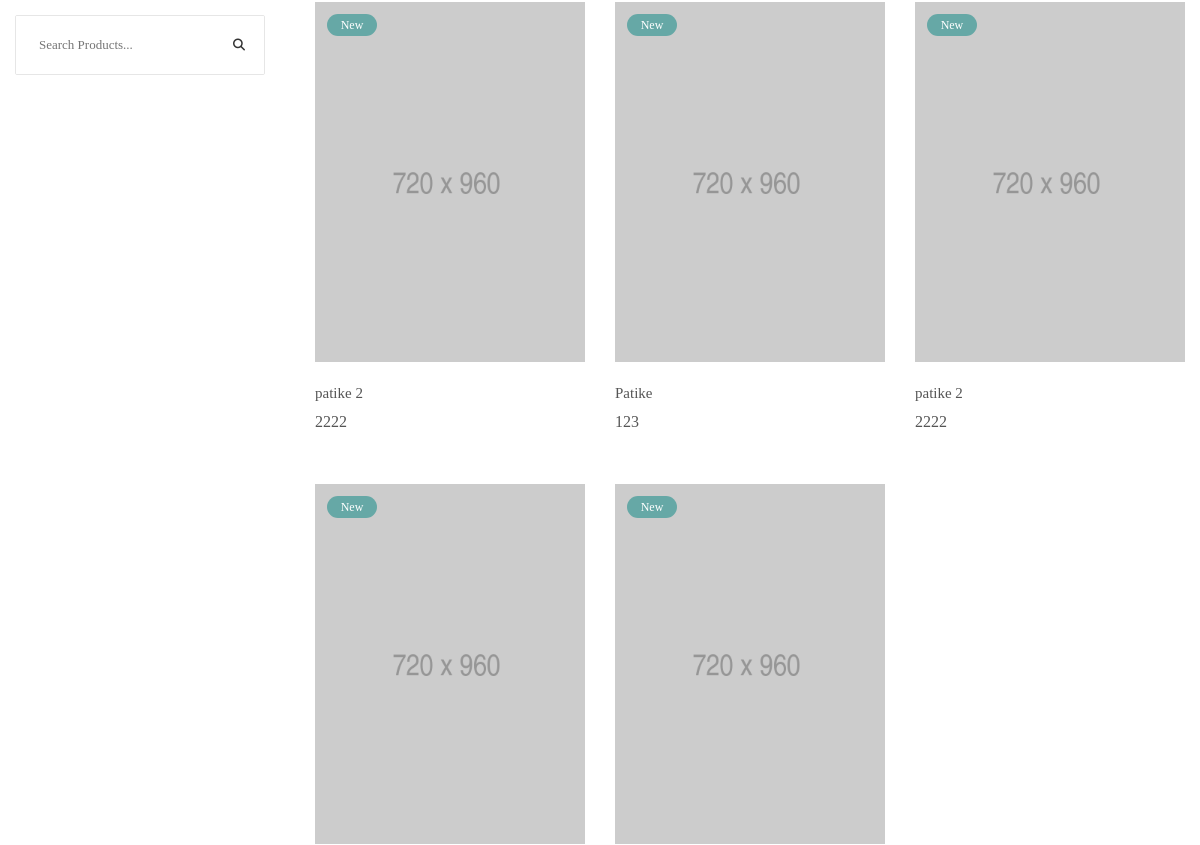
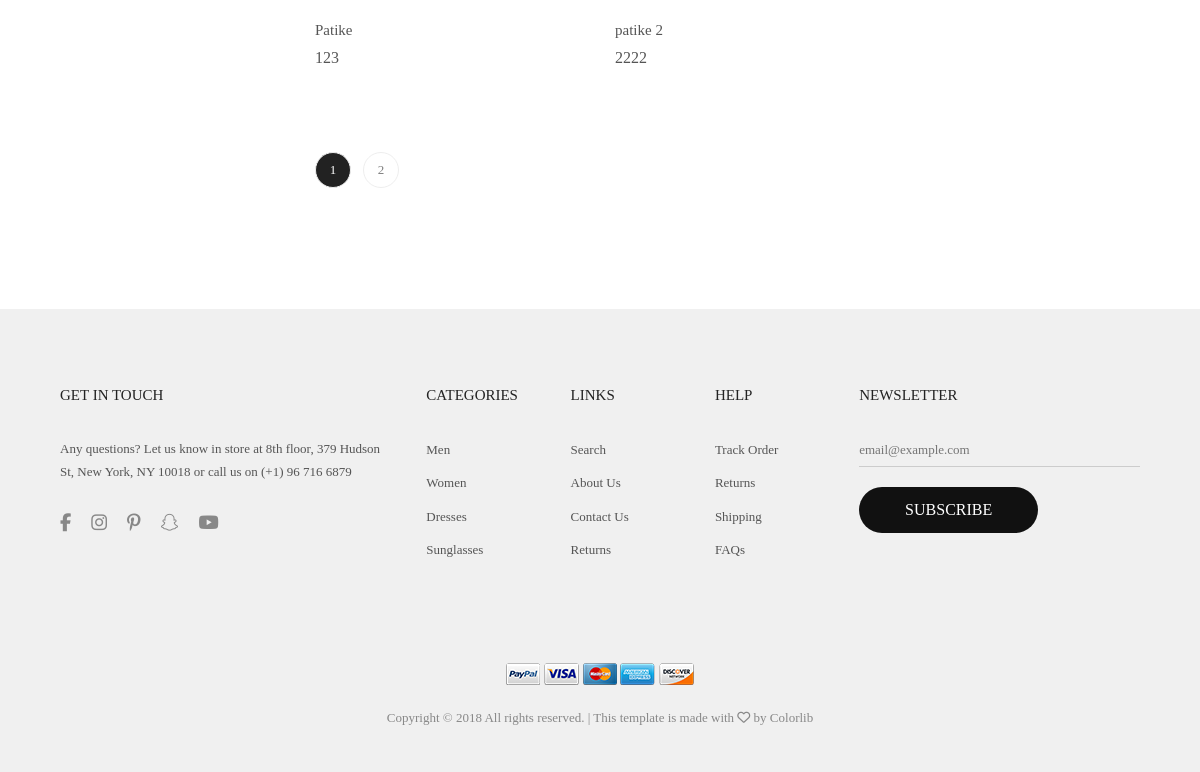
The app's page /index.php?page=shop (lower part), older data (2 pictures, top to bottom).
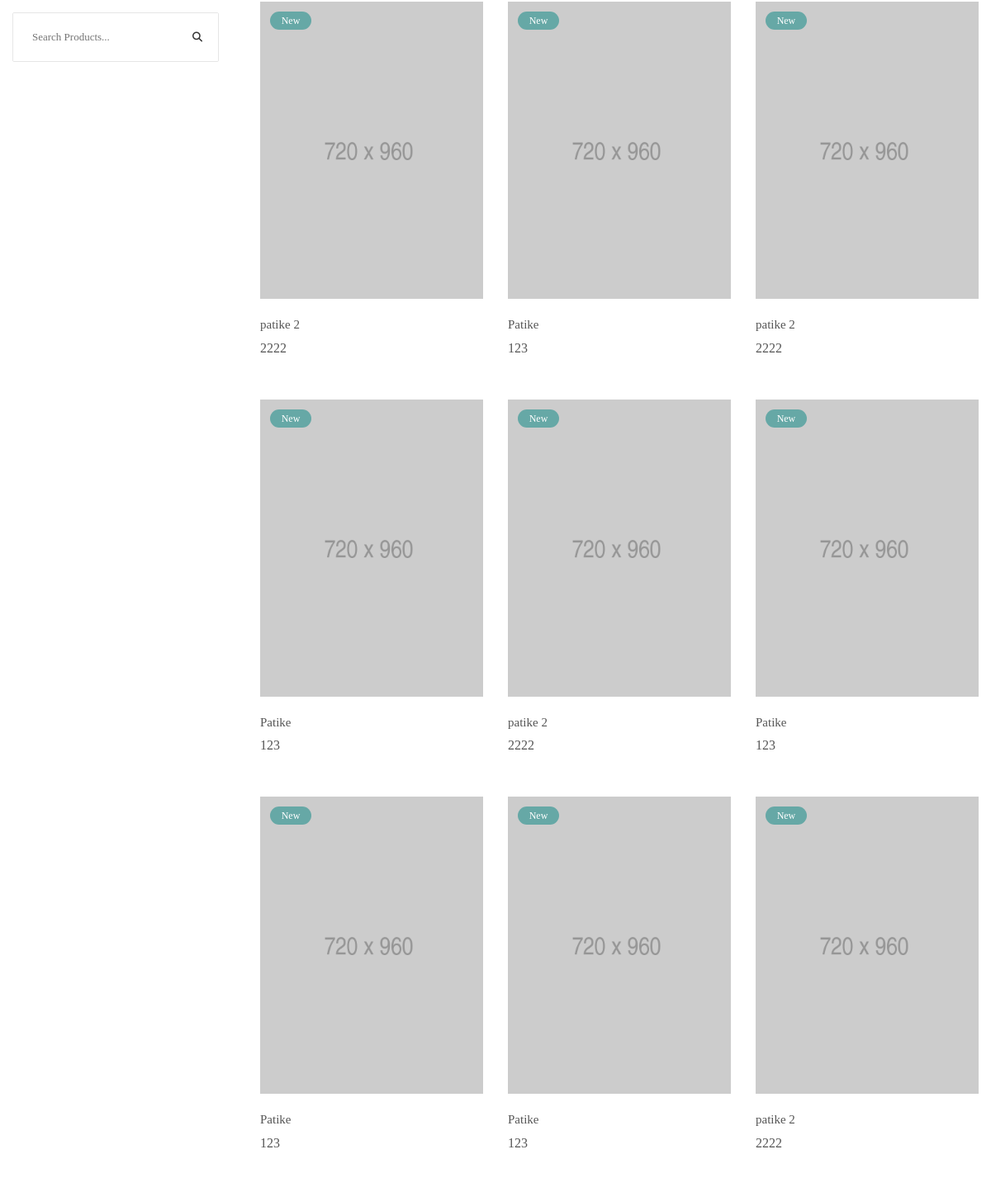
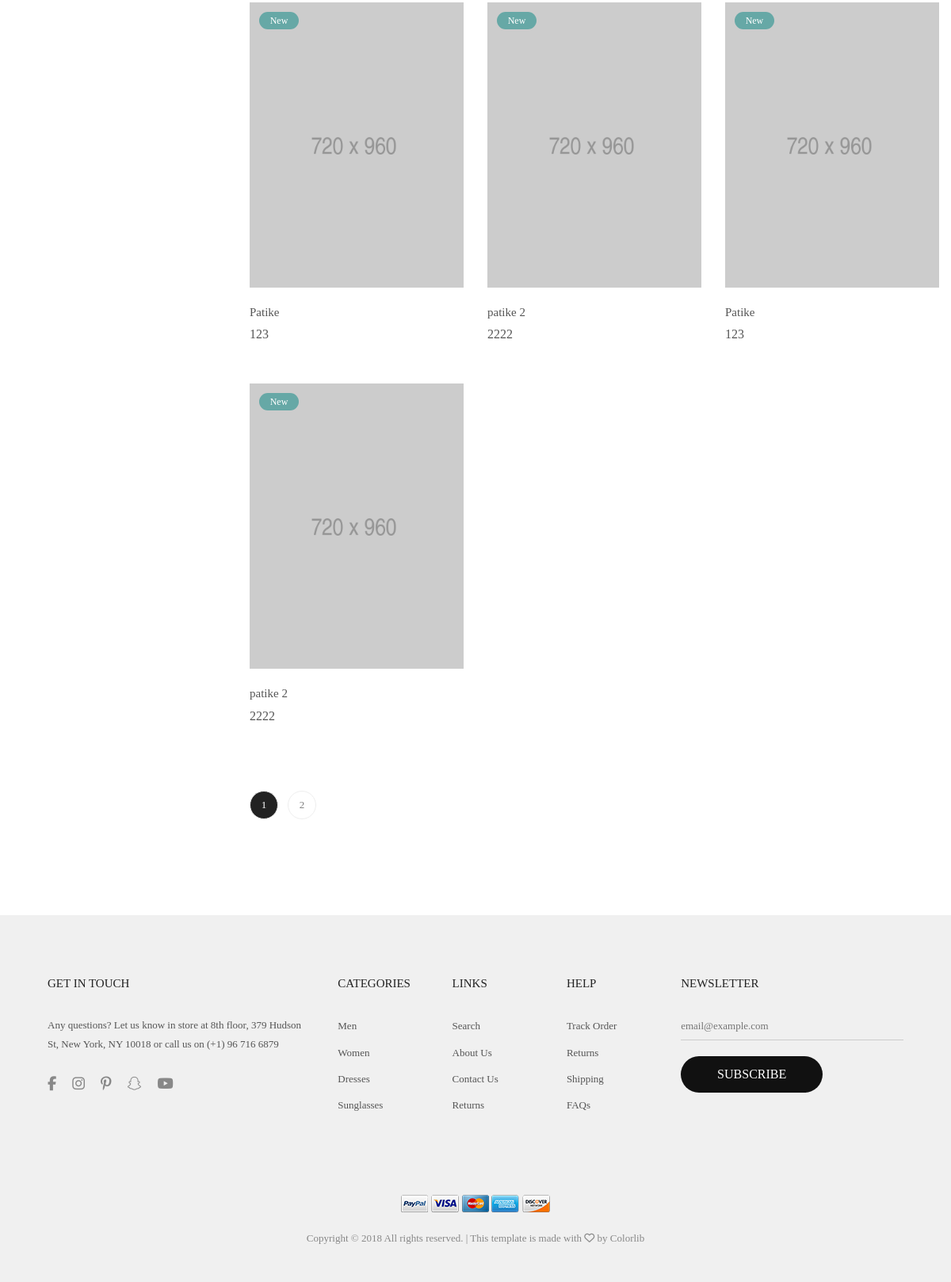
The same page, newer data (2 pictures, top to bottom).
### tables this page shows
CREATE TABLE `pictures` (
  `id` int(11) NOT NULL,
  `src` varchar(255) NOT NULL,
  `alt` varchar(255) NOT NULL,
  `product_id` int(11) NOT NULL
);

CREATE TABLE `products` (
  `id` int(11) NOT NULL,
  `product_name` text NOT NULL,
  `price` double NOT NULL,
  `description` text NOT NULL,
  `category_id` int(11) NOT NULL,
  `date` date NOT NULL
);

### config/connection.php (called while the page is built, shortened)
<?php
try {
    $conn = new PDO("mysql:host=".SERVER.";dbname=".DATABASE.";charset=utf8", USERNAME, PASSWORD);
    $conn->setAttribute(PDO::ATTR_DEFAULT_FETCH_MODE, PDO::FETCH_OBJ);
    $conn->setAttribute(PDO::ATTR_ERRMODE, PDO::ERRMODE_EXCEPTION);
}
catch(PDOException $ex){
    echo $ex->getMessage();
}
function executeQuery($query){
    global $conn;
    return $conn->query($query)->fetchAll();
}

### models/products/product_functions.php (called while the page is built, shortened)
<?php
    function getAllProductsWithPicture(){
        return executeQuery("SELECT * FROM products p INNER JOIN pictures i ON p.id=i.product_id ");
    }
?>

### pages/views/products.php (the view, shortened to what this page needs)
<section class="bgwhite p-t-55 p-b-65">
		<div class="container">
			<div class="row">
				<div class="col-sm-6 col-md-4 col-lg-3 p-b-50">
					<div class="leftbar p-r-20 p-r-0-sm">
						<div class="filter-color p-t-22 p-b-50 bo3">
						</div>
						<div class="search-product pos-relative bo4 of-hidden">
							<input class="s-text7 size6 p-l-23 p-r-50" type="text" name="search-product" placeholder="Search Products...">
							<button class="flex-c-m size5 ab-r-m color2 color0-hov trans-0-4">
								<i class="fs-12 fa fa-search" aria-hidden="true"></i>
							</button>
						</div>
					</div>
				</div>
				<div class="col-sm-6 col-md-8 col-lg-9 p-b-50">
					<div class="row">
					<?php
						require_once "models/products/product_functions.php";
						$products = getAllProductsWithPicture();
						foreach($products as $product):
					?>
						<div class="col-sm-12 col-md-6 col-lg-4 p-b-50">
							<div class="block2">
								<div class="block2-img wrap-pic-w of-hidden pos-relative block2-labelnew">
									<img src="images/<?=$product->src?>" alt="<?=$product->alt ?>">
								</div>
								<div class="block2-txt p-t-20">
									<a href="index.php?page=product&id=<?=$product->product_id?>" class="block2-name dis-block s-text3 p-b-5">
										<?= $product->product_name ?>
									</a>
									<span class="block2-price m-text6 p-r-5">
										<?=$product->price?>
									</span>
								</div>
							</div>
						</div>
						<?php endforeach; ?>
					</div>
					<div class="pagination flex-m flex-w p-t-26">
						<a href="#" class="item-pagination flex-c-m trans-0-4 active-pagination">1</a>
						<a href="#" class="item-pagination flex-c-m trans-0-4">2</a>
					</div>
				</div>
			</div>
		</div>
	</section>

### pages/components/head.php (shortened to what this page needs)
<!DOCTYPE html>
<html lang="en">
<head>
	<link rel="stylesheet" type="text/css" href="vendor/bootstrap/css/bootstrap.min.css">
	<link rel="stylesheet" type="text/css" href="fonts/font-awesome-4.7.0/css/font-awesome.min.css">
	<link rel="stylesheet" type="text/css" href="fonts/themify/themify-icons.css">
	<link rel="stylesheet" type="text/css" href="fonts/Linearicons-Free-v1.0.0/icon-font.min.css">
	<link rel="stylesheet" type="text/css" href="fonts/elegant-font/html-css/style.css">
	<link rel="stylesheet" type="text/css" href="vendor/animate/animate.css">
	<link rel="stylesheet" type="text/css" href="vendor/css-hamburgers/hamburgers.min.css">
	<link rel="stylesheet" type="text/css" href="vendor/animsition/css/animsition.min.css">
	<link rel="stylesheet" type="text/css" href="vendor/select2/select2.min.css">
	<link rel="stylesheet" type="text/css" href="vendor/daterangepicker/daterangepicker.css">
	<link rel="stylesheet" type="text/css" href="vendor/slick/slick.css">
	<link rel="stylesheet" type="text/css" href="vendor/lightbox2/css/lightbox.min.css">
	<link rel="stylesheet" type="text/css" href="css/util.css">
	<link rel="stylesheet" type="text/css" href="css/main.css">
	<link rel="stylesheet" type="text/css" href="css/moj.css">
</head>
<body class="animsition">

### index.php (shortened to what this page needs)
<?php
	include "config/connection.php";
	include "pages/components/head.php";
	if(isset($_GET['page'])){
		switch($_GET['page']){
			case 'shop':
			include "pages/views/products.php";
			break;
		}
	}
	else
	{
		include "pages/views/main.php";
	}
	include "pages/components/footer.php";
?>

### pages/components/footer.php (shortened to what this page needs)
<footer class="bg6 p-t-45 p-b-43 p-l-45 p-r-45">
		<div class="flex-w p-b-90">
			<div class="w-size6 p-t-30 p-l-15 p-r-15 respon3">
				<h4 class="s-text12 p-b-30">
					GET IN TOUCH
				</h4>
				<div>
					<p class="s-text7 w-size27">
						Any questions? Let us know in store at 8th floor, 379 Hudson St, New York, NY 10018 or call us on (+1) 96 716 6879
					</p>
					<div class="flex-m p-t-30">
						<a href="#" class="fs-18 color1 p-r-20 fa fa-facebook"></a>
						<a href="#" class="fs-18 color1 p-r-20 fa fa-instagram"></a>
						<a href="#" class="fs-18 color1 p-r-20 fa fa-pinterest-p"></a>
						<a href="#" class="fs-18 color1 p-r-20 fa fa-snapchat-ghost"></a>
						<a href="#" class="fs-18 color1 p-r-20 fa fa-youtube-play"></a>
					</div>
				</div>
			</div>
			<div class="w-size7 p-t-30 p-l-15 p-r-15 respon4">
				<h4 class="s-text12 p-b-30">
					Categories
				</h4>
				<ul>
					<li class="p-b-9">
						<a href="#" class="s-text7">
							Men
						</a>
					</li>
					<li class="p-b-9">
						<a href="#" class="s-text7">
							Women
						</a>
					</li>
					<li class="p-b-9">
						<a href="#" class="s-text7">
							Dresses
						</a>
					</li>
					<li class="p-b-9">
						<a href="#" class="s-text7">
							Sunglasses
						</a>
					</li>
				</ul>
			</div>
			<div class="w-size7 p-t-30 p-l-15 p-r-15 respon4">
				<h4 class="s-text12 p-b-30">
					Links
				</h4>
				<ul>
					<li class="p-b-9">
						<a href="#" class="s-text7">
							Search
						</a>
					</li>
					<li class="p-b-9">
						<a href="#" class="s-text7">
							About Us
						</a>
					</li>
					<li class="p-b-9">
						<a href="#" class="s-text7">
							Contact Us
						</a>
					</li>
					<li class="p-b-9">
						<a href="#" class="s-text7">
							Returns
						</a>
					</li>
				</ul>
			</div>
			<div class="w-size7 p-t-30 p-l-15 p-r-15 respon4">
				<h4 class="s-text12 p-b-30">
					Help
				</h4>
				<ul>
					<li class="p-b-9">
						<a href="#" class="s-text7">
							Track Order
						</a>
					</li>
					<li class="p-b-9">
						<a href="#" class="s-text7">
							Returns
						</a>
					</li>
					<li class="p-b-9">
						<a href="#" class="s-text7">
							Shipping
						</a>
					</li>
					<li class="p-b-9">
						<a href="#" class="s-text7">
							FAQs
						</a>
					</li>
				</ul>
			</div>
			<div class="w-size8 p-t-30 p-l-15 p-r-15 respon3">
				<h4 class="s-text12 p-b-30">
					Newsletter
				</h4>
				<form>
					<div class="effect1 w-size9">
						<input class="s-text7 bg6 w-full p-b-5" type="text" name="email" placeholder="email@example.com">
					</div>
					<div class="w-size2 p-t-20">
						<button class="flex-c-m size2 bg4 bo-rad-23 hov1 m-text3 trans-0-4">
							Subscribe
						</button>
					</div>
				</form>
			</div>
		</div>
		<div class="t-center p-l-15 p-r-15">
			<a href="#">
				<img class="h-size2" src="images/icons/paypal.png" alt="IMG-PAYPAL">
			</a>
			<a href="#">
				<img class="h-size2" src="images/icons/visa.png" alt="IMG-VISA">
			</a>
			<a href="#">
				<img class="h-size2" src="images/icons/mastercard.png" alt="IMG-MASTERCARD">
			</a>
			<a href="#">
				<img class="h-size2" src="images/icons/express.png" alt="IMG-EXPRESS">
			</a>
			<a href="#">
				<img class="h-size2" src="images/icons/discover.png" alt="IMG-DISCOVER">
			</a>
			<div class="t-center s-text8 p-t-20">
				Copyright © 2018 All rights reserved. | This template is made with <i class="fa fa-heart-o" aria-hidden="true"></i> by <a href="https://colorlib.com" target="_blank">Colorlib</a>
			</div>
		</div>
	</footer>
</body>
</html>

### css/main.css (style rules this page uses)
* { margin: 0px; padding: 0px; box-sizing: border-box; }
body, html { height: 100%; font-family: Montserrat-Regular, sans-serif; font-weight: 400; }
h1,h2,h3,h4,h5,h6 { margin: 0px; }
p { font-family: Montserrat-Regular; font-size: 15px; line-height: 1.7; color: #888888; margin: 0px; }
ul, li { margin: 0px; list-style-type: none; }
input { outline: none; border: none !important; }
button { outline: none !important; border: none; background: transparent; }
.container { max-width: 1200px; }
.block2-labelsale::before, .block2-labelnew::before { z-index: 100; font-family: Montserrat-Regular; font-size: 12px; color: white; display: -webkit-box; display: -webkit-flex; display: -moz-box; display: -ms-flexbox; display: flex; justify-content: center; align-items: center; width: 50px; height: 22px; border-radius: 11px; position: absolute; top: 12px; left: 12px; }
.block2-labelnew::before { background-color: #66a8a6; content: 'New'; }
.pagination { margin-right: -6px; margin-left: -6px; }
.item-pagination { font-family: Montserrat-Regular; font-size: 13px; color: #808080; width: 36px; height: 36px; border-radius: 50%; border: 1px solid #eeeeee; margin: 6px; }
.active-pagination { background-color: #222222; color: white; }
body { padding-right: 0px !important; }

Row changes from the older to the newer data that the page shows:
added pictures: src (picture), product.product_name "Patike", product.price "123"
added pictures: src (picture), product.product_name "Patike", product.price "123"
added pictures: src (picture), product.product_name "Patike", product.price "123"
added pictures: src (picture), product.product_name "patike 2", product.price "2222"
added pictures: src (picture), product.product_name "Patike", product.price "123"
added pictures: src (picture), product.product_name "patike 2", product.price "2222"
added pictures: src (picture), product.product_name "Patike", product.price "123"
added pictures: src (picture), product.product_name "patike 2", product.price "2222"
